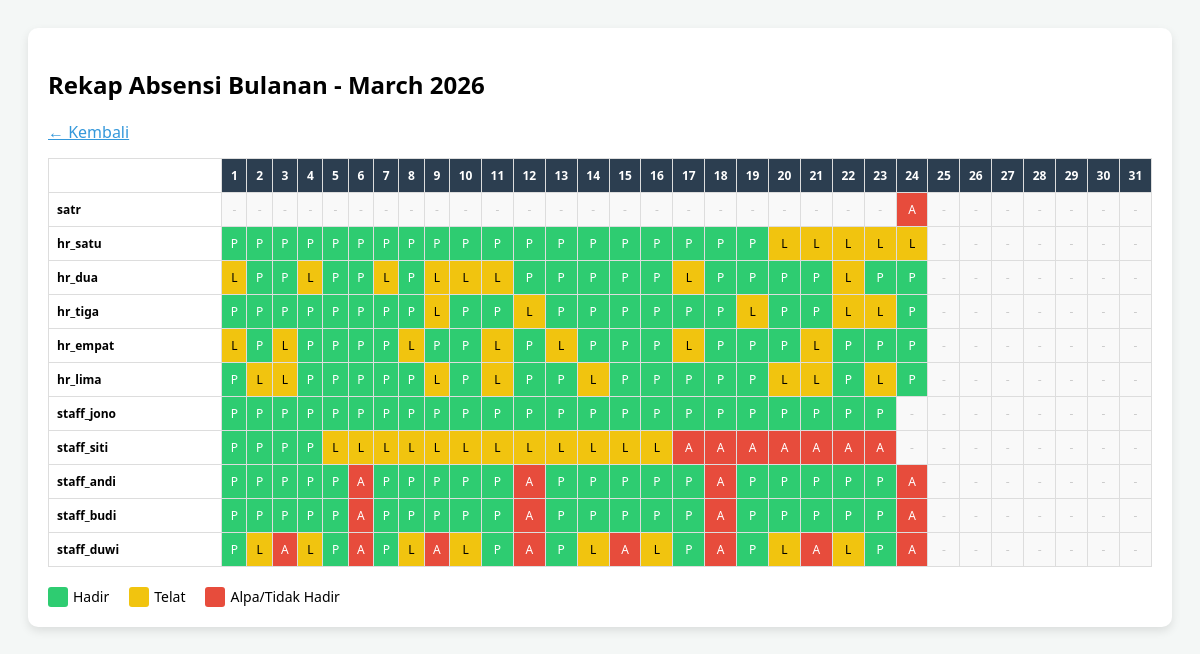
Page /admin_rekap_bulanan.php (signed in) on the committed database.
### tables this page shows
CREATE TABLE `employees` (
  `id` int(11) NOT NULL,
  `user_id` int(11) DEFAULT NULL,
  `employee_code` varchar(20) DEFAULT NULL,
  `name` varchar(100) DEFAULT NULL,
  `department_id` int(11) DEFAULT NULL,
  `position` varchar(50) DEFAULT NULL,
  `hire_date` date DEFAULT NULL,
  `resign_date` date DEFAULT NULL,
  `base_salary` decimal(10,2) DEFAULT NULL,
  `status` enum('active','resign') DEFAULT 'active',
  `resign_status` enum('active','pending','resign') DEFAULT 'active',
  `resign_requested_at` datetime DEFAULT NULL
);

### Database.php (called while the page is built, shortened)
<?php
class Database {
    private static $instance = null;
    private function __construct() {
        try {
            $this->conn = new PDO("mysql:host=localhost;dbname=hr_db", "root", "");
        } catch (PDOException $e) {
            die("Koneksi Gagal: " . $e->getMessage());
        }
    }
    public static function getInstance() {
        if (!self::$instance) self::$instance = new Database();
        return self::$instance->conn;
    }
}

### BaseModel.php (called while the page is built, shortened)
<?php
require_once 'Database.php';
abstract class BaseModel {
    public function __construct() {
        $this->db = Database::getInstance();
    }
}

### EmployeeModel.php (called while the page is built, shortened)
<?php
require_once 'BaseModel.php';
class EmployeeModel extends BaseModel {
    public function all() {
        $sql = "SELECT e.*, u.role
                FROM employees e
                JOIN users u ON e.user_id = u.id
                ORDER BY e.employee_code ASC";
        $stmt = $this->db->prepare($sql);
        $stmt->execute();
        return $stmt->fetchAll(PDO::FETCH_ASSOC);
    }
}

### AttendanceModel.php (called while the page is built, shortened)
<?php
require_once 'BaseModel.php';
class AttendanceModel extends BaseModel {
    public function getMonthlyMatrix($month, $year) {
        $sql = "SELECT employee_id, DAY(date) as day, status
                FROM attendances
                WHERE MONTH(date) = ? AND YEAR(date) = ?";
        $stmt = $this->db->prepare($sql);
        $stmt->execute([$month, $year]);
        $data = [];
        while ($row = $stmt->fetch(PDO::FETCH_ASSOC)) {
            $data[$row['employee_id']][$row['day']] = $row['status'];
        }
        return $data;
    }
}

### admin_rekap_bulanan.php (the view, shortened to what this page needs)
<?php
require_once 'EmployeeModel.php';
require_once 'AttendanceModel.php';
$empModel = new EmployeeModel();
$attModel = new AttendanceModel();
$month = date('m');
$year = date('Y');
$daysInMonth = cal_days_in_month(CAL_GREGORIAN, $month, $year);
$employees = $empModel->all();
$matrix = $attModel->getMonthlyMatrix($month, $year);
?>
<!DOCTYPE html>
<html>
<head>
</head>
<body>
<div class="card">
    <h2>Rekap Absensi Bulanan - <?= date('F Y') ?></h2>
    <a href="dashboard.php" style="display:inline-block; margin-bottom: 15px; color: #3498db;">← Kembali</a>
    <table>
        <thead>
            <tr>
                <th class="name-col">Nama Karyawan</th>
                <?php for($d=1; $d<=$daysInMonth; $d++): ?>
                    <th><?= $d ?></th>
                <?php endfor; ?>
            </tr>
        </thead>
        <tbody>
            <?php foreach($employees as $emp): ?>
            <tr>
                <td class="name-col"><?= htmlspecialchars($emp['name']) ?></td>
                <?php for($d=1; $d<=$daysInMonth; $d++):
                    $status = $matrix[$emp['id']][$d] ?? '';
                    $class = '';
                    if($status == 'present') $class = 'status-present';
                    elseif($status == 'late') $class = 'status-late';
                    elseif($status == 'absent') $class = 'status-absent';
                    else $class = 'status-empty';
                ?>
                    <td class="<?= $class ?>" title="Tanggal <?= $d ?>">
                        <?= ($status) ? substr(strtoupper($status), 0, 1) : '-' ?>
                    </td>
                <?php endfor; ?>
            </tr>
            <?php endforeach; ?>
        </tbody>
    </table>
    <div class="legend">
        <div class="legend-item"><div class="box status-present"></div> Hadir</div>
        <div class="legend-item"><div class="box status-late"></div> Telat</div>
        <div class="legend-item"><div class="box status-absent"></div> Alpa/Tidak Hadir</div>
    </div>
</div>
</body>
</html>

### admin_rekap_bulanan.php (style rules this page uses)
body { font-family: 'Segoe UI', sans-serif; background: #f4f7f6; padding: 20px; }
.card { background: white; padding: 20px; border-radius: 10px; box-shadow: 0 4px 10px rgba(0,0,0,0.1); overflow-x: auto; }
table { width: 100%; border-collapse: collapse; font-size: 12px; }
th, td { border: 1px solid #ddd; padding: 8px; text-align: center; }
th { background: #2c3e50; color: white; }
.name-col { text-align: left; font-weight: bold; position: sticky; left: 0; background: white; z-index: 10; min-width: 150px; }
.status-present { background-color: #2ecc71 !important; color: white; }
.status-late { background-color: #f1c40f !important; color: black; }
.status-absent { background-color: #e74c3c !important; color: white; }
.status-empty { background-color: #f9f9f9; color: #ccc; }
.legend { margin-top: 20px; display: flex; gap: 20px; font-size: 14px; }
.legend-item { display: flex; align-items: center; gap: 5px; }
.box { width: 20px; height: 20px; border-radius: 3px; }

### rows in the picture
employees: name "satr", id "A"
employees: name "hr_satu", id "P", id "L"
employees: name "hr_dua", id "L", id "P"
employees: name "hr_tiga", id "P", id "L"
employees: name "hr_empat", id "L", id "P"
employees: name "hr_lima", id "P", id "L"
employees: name "staff_jono", id "P"
employees: name "staff_siti", id "P", id "L", id "A"
employees: name "staff_andi", id "P", id "A"
employees: name "staff_budi", id "P", id "A"
employees: name "staff_duwi", id "P", id "L", id "A"
